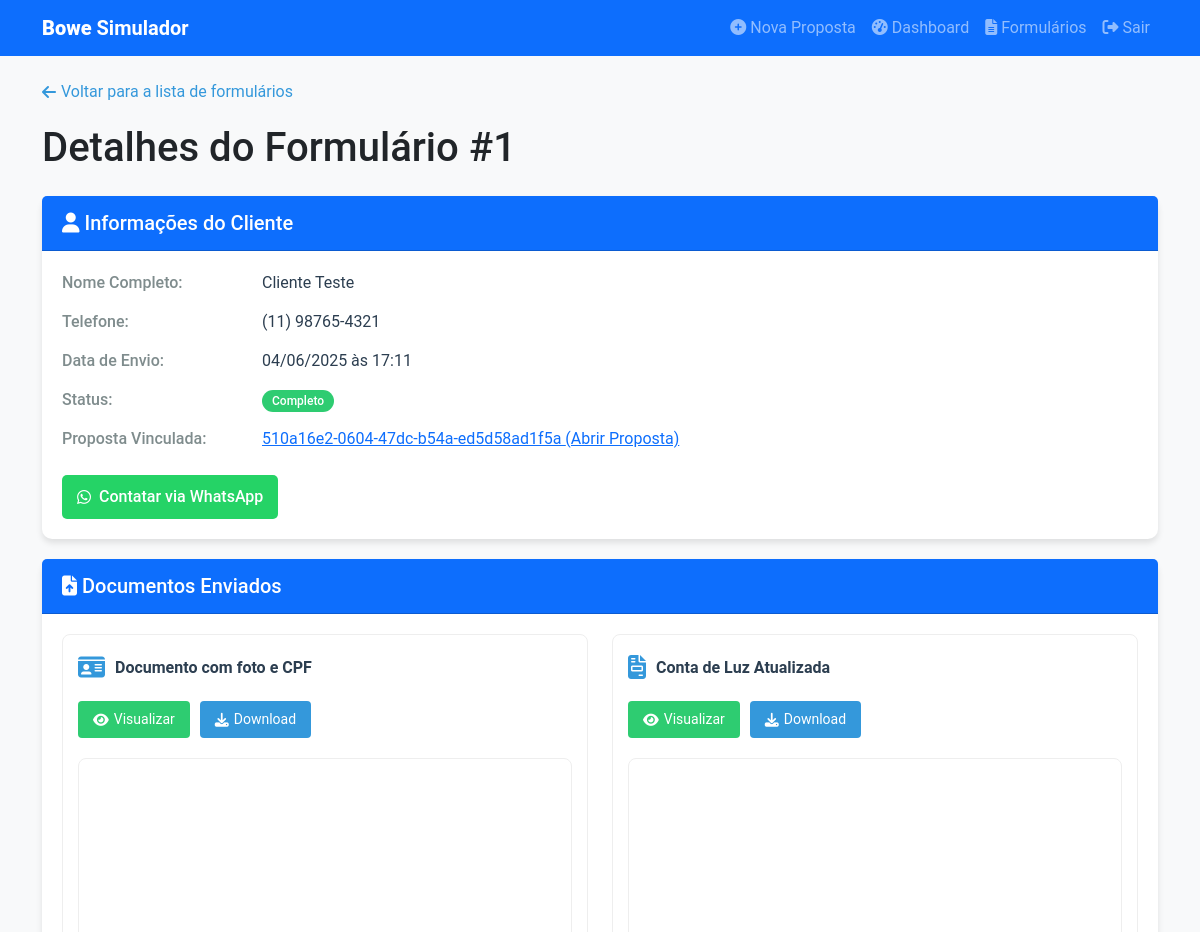
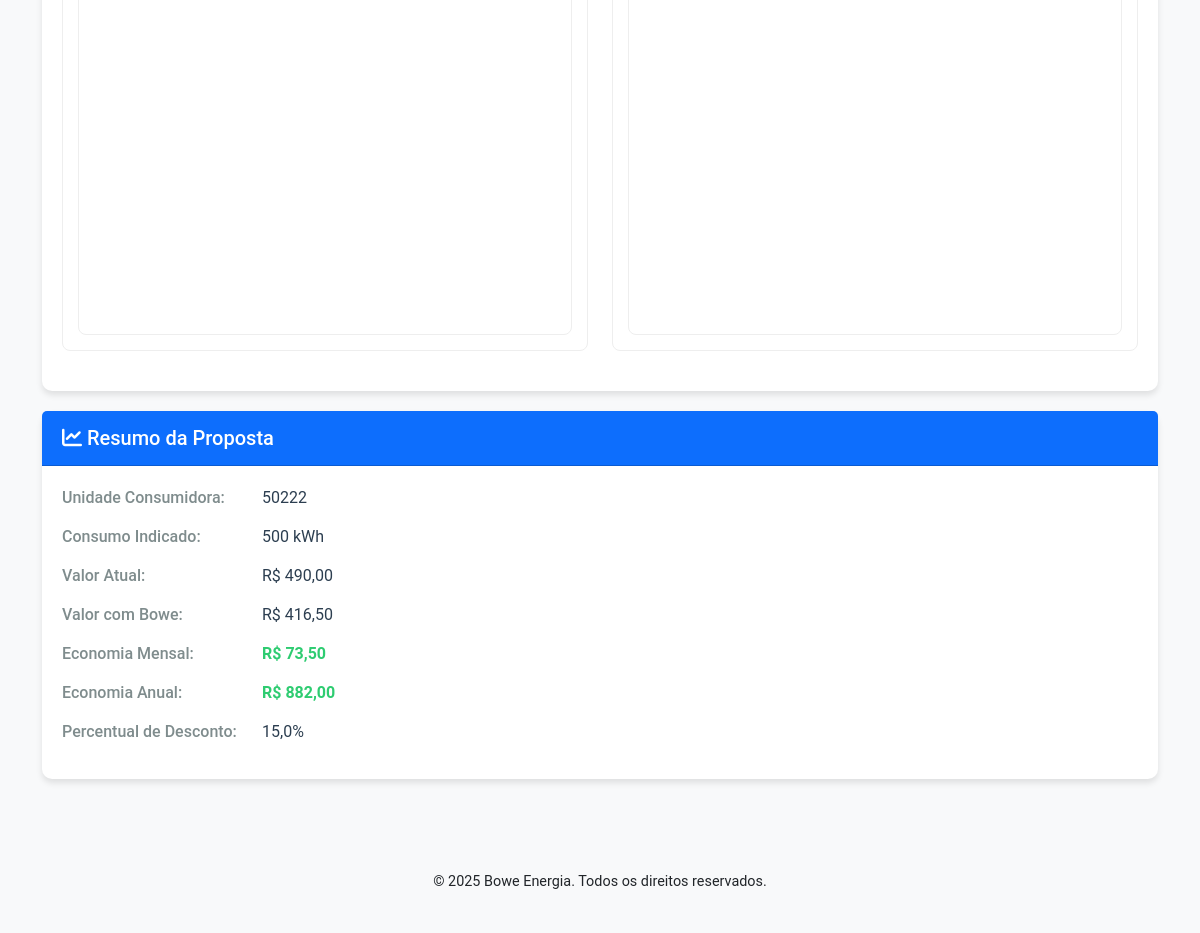
Screenshot of /admin/formulario/1 (signed in) with the database file from the repository (2 pictures, top to bottom).
### src/models/formulario.py (models this page shows, shortened)
class FormularioCliente(db.Model):
    __tablename__ = 'formularios_cliente'
    id = db.Column(db.Integer, primary_key=True)
    proposta_id = db.Column(db.Integer, db.ForeignKey('propostas.id'), nullable=False)
    data_submissao = db.Column(db.DateTime, default=datetime.utcnow)
    nome_completo = db.Column(db.String(150), nullable=False)
    telefone = db.Column(db.String(20), nullable=False)
    documento_filename = db.Column(db.String(255), nullable=False)
    conta_luz_filename = db.Column(db.String(255), nullable=False)
    proposta = db.relationship('Proposta', backref=db.backref('formulario', uselist=False))

### src/models/proposta.py (models this page shows, shortened)
class Proposta(db.Model):
    __tablename__ = 'propostas'
    id = db.Column(db.Integer, primary_key=True)
    id_publico = db.Column(db.String(36), unique=True, nullable=False)
    data_criacao = db.Column(db.DateTime, default=datetime.utcnow)
    status = db.Column(db.String(20), default='Pendente')
    nome_vendedor = db.Column(db.String(100), nullable=False, default="Bowe Energia")
    telefone_vendedor = db.Column(db.String(20), nullable=False, default="(00) 0000-0000")
    chave_pix = db.Column(db.String(100))
    cidade_indicador = db.Column(db.String(100))
    lider = db.Column(db.String(100))
    cpf_indicador = db.Column(db.String(14))
    nome_indicado = db.Column(db.String(100), nullable=False)
    telefone_indicado = db.Column(db.String(20))
    email_indicado = db.Column(db.String(100))
    unidade_consumidora = db.Column(db.String(20), nullable=False)
    consumo_indicado = db.Column(db.Float, nullable=False)
    tipo_rede = db.Column(db.String(20), nullable=False)
    mes_atual = db.Column(db.String(20), nullable=False)
    taxa_concessionaria = db.Column(db.Float, nullable=False)
    taxa_bandeira = db.Column(db.Float, default=0)
    taxa_enersim = db.Column(db.Float)  # Mantido para compatibilidade
    percentual_desconto = db.Column(db.Float, nullable=False)  # Novo campo
    pagar_energisa = db.Column(db.Float, nullable=False)
    pagar_energisa_mais_bandeira = db.Column(db.Float, nullable=False)
    pagar_enersim = db.Column(db.Float, nullable=False)
    economia = db.Column(db.Float, nullable=False)
    economia_anual = db.Column(db.Float, nullable=False)
    porcentagem_economia = db.Column(db.Float, nullable=False)
    modelo_contrato = db.Column(db.String(100))

### src/routes/formulario.py (the view)
@formulario_bp.route('/admin/formulario/<int:id>')
def admin_formulario_detalhe(id):
    if 'logged_in' not in session:
        flash('Acesso restrito. Por favor, faça login.', 'error')
        return redirect(url_for('dashboard.login'))
    formulario = FormularioCliente.query.get_or_404(id)
    return render_template('admin_formulario_detalhe.html', formulario=formulario)

### src/templates/admin_formulario_detalhe.html (shortened to what this page needs)
{% extends "base.html" %}
{% block content %}
<div class="container mt-4">
    <div class="row">
        <div class="col-md-12">
            <a href="{{ url_for('formulario.admin_formularios') }}" class="back-link">
                <i class="fas fa-arrow-left"></i> Voltar para a lista de formulários
            </a>
            <h1 class="mb-4">Detalhes do Formulário #{{ formulario.id }}</h1>
            <div class="card">
                <div class="card-header bg-primary text-white">
                    <h5 class="mb-0"><i class="fas fa-user"></i> Informações do Cliente</h5>
                </div>
                <div class="detail-section">
                    <div class="detail-row">
                        <div class="detail-label">Nome Completo:</div>
                        <div class="detail-value">{{ formulario.nome_completo }}</div>
                    </div>
                    <div class="detail-row">
                        <div class="detail-label">Telefone:</div>
                        <div class="detail-value">{{ formulario.telefone }}</div>
                    </div>
                    <div class="detail-row">
                        <div class="detail-label">Data de Envio:</div>
                        <div class="detail-value">{{ formulario.data_submissao.strftime('%d/%m/%Y às %H:%M') }}</div>
                    </div>
                    <div class="detail-row">
                        <div class="detail-label">Status:</div>
                        <div class="detail-value">
                            <span class="badge badge-success">Completo</span>
                        </div>
                    </div>
                    <div class="detail-row">
                        <div class="detail-label">Proposta Vinculada:</div>
                        <div class="detail-value">
                            <a href="{{ url_for('proposta.visualizar', id_publico=formulario.proposta.id_publico) }}" target="_blank">
                                {{ formulario.proposta.id_publico }} (Abrir Proposta)
                            </a>
                        </div>
                    </div>
                    <div class="mt-4">
                        <a href="https://wa.me/55{{ formulario.telefone|replace('(', '')|replace(')', '')|replace('-', '')|replace(' ', '') }}" target="_blank" class="contact-btn contact-btn-whatsapp">
                            <i class="fab fa-whatsapp"></i> Contatar via WhatsApp
                        </a>
                    </div>
                </div>
            </div>
            <div class="card">
                <div class="card-header bg-primary text-white">
                    <h5 class="mb-0"><i class="fas fa-file-upload"></i> Documentos Enviados</h5>
                </div>
                <div class="detail-section">
                    <div class="row">
                        <div class="col-md-6">
                            <div class="document-card">
                                <div class="document-header">
                                    <div class="document-icon">
                                        <i class="fas fa-id-card"></i>
                                    </div>
                                    <div class="document-title">Documento com foto e CPF</div>
                                </div>
                                <div class="document-actions">
                                    <a href="{{ url_for('formulario.view_file', tipo='documentos', filename=formulario.documento_filename) }}" target="_blank" class="btn-download btn-view-doc">
                                        <i class="fas fa-eye"></i> Visualizar
                                    </a>
                                    <a href="{{ url_for('formulario.download_file', tipo='documentos', filename=formulario.documento_filename) }}" class="btn-download">
                                        <i class="fas fa-download"></i> Download
                                    </a>
                                </div>
                                {% set ext = formulario.documento_filename.split('.')[-1].lower() %}
                                {% if ext in ['jpg', 'jpeg', 'png'] %}
                                <div class="document-preview">
                                    <img src="{{ url_for('formulario.view_file', tipo='documentos', filename=formulario.documento_filename) }}" alt="Documento com foto e CPF">
                                </div>
                                {% elif ext == 'pdf' %}
                                <div class="document-preview">
                                    <iframe src="{{ url_for('formulario.view_file', tipo='documentos', filename=formulario.documento_filename) }}"></iframe>
                                </div>
                                {% endif %}
                            </div>
                        </div>
                        <div class="col-md-6">
                            <div class="document-card">
                                <div class="document-header">
                                    <div class="document-icon">
                                        <i class="fas fa-file-invoice"></i>
                                    </div>
                                    <div class="document-title">Conta de Luz Atualizada</div>
                                </div>
                                <div class="document-actions">
                                    <a href="{{ url_for('formulario.view_file', tipo='contas_luz', filename=formulario.conta_luz_filename) }}" target="_blank" class="btn-download btn-view-doc">
                                        <i class="fas fa-eye"></i> Visualizar
                                    </a>
                                    <a href="{{ url_for('formulario.download_file', tipo='contas_luz', filename=formulario.conta_luz_filename) }}" class="btn-download">
                                        <i class="fas fa-download"></i> Download
                                    </a>
                                </div>
                                {% set ext = formulario.conta_luz_filename.split('.')[-1].lower() %}
                                {% if ext in ['jpg', 'jpeg', 'png'] %}
                                <div class="document-preview">
                                    <img src="{{ url_for('formulario.view_file', tipo='contas_luz', filename=formulario.conta_luz_filename) }}" alt="Conta de Luz Atualizada">
                                </div>
                                {% elif ext == 'pdf' %}
                                <div class="document-preview">
                                    <iframe src="{{ url_for('formulario.view_file', tipo='contas_luz', filename=formulario.conta_luz_filename) }}"></iframe>
                                </div>
                                {% endif %}
                            </div>
                        </div>
                    </div>
                </div>
            </div>
            <div class="card">
                <div class="card-header bg-primary text-white">
                    <h5 class="mb-0"><i class="fas fa-chart-line"></i> Resumo da Proposta</h5>
                </div>
                <div class="detail-section">
                    <div class="detail-row">
                        <div class="detail-label">Unidade Consumidora:</div>
                        <div class="detail-value">{{ formulario.proposta.unidade_consumidora }}</div>
                    </div>
                    <div class="detail-row">
                        <div class="detail-label">Consumo Indicado:</div>
                        <div class="detail-value">{{ "{:,.0f}".format(formulario.proposta.consumo_indicado|int).replace(',', '.') }} kWh</div>
                    </div>
                    <div class="detail-row">
                        <div class="detail-label">Valor Atual:</div>
                        <div class="detail-value">R$ {{ "{:,.2f}".format(formulario.proposta.pagar_energisa_mais_bandeira).replace(',', '.').replace('.', ',') }}</div>
                    </div>
                    <div class="detail-row">
                        <div class="detail-label">Valor com Bowe:</div>
                        <div class="detail-value">R$ {{ "{:,.2f}".format(formulario.proposta.pagar_enersim).replace(',', '.').replace('.', ',') }}</div>
                    </div>
                    <div class="detail-row">
                        <div class="detail-label">Economia Mensal:</div>
                        <div class="detail-value" style="color: #2ecc71; font-weight: 600;">
                            R$ {{ "{:,.2f}".format(formulario.proposta.economia).replace(',', '.').replace('.', ',') }}
                        </div>
                    </div>
                    <div class="detail-row">
                        <div class="detail-label">Economia Anual:</div>
                        <div class="detail-value" style="color: #2ecc71; font-weight: 600;">
                            R$ {{ "{:,.2f}".format(formulario.proposta.economia_anual).replace(',', '.').replace('.', ',') }}
                        </div>
                    </div>
                    <div class="detail-row">
                        <div class="detail-label">Percentual de Desconto:</div>
                        <div class="detail-value">{{ "{:.1f}".format(formulario.proposta.percentual_desconto).replace('.', ',') }}%</div>
                    </div>
                </div>
            </div>
        </div>
    </div>
</div>
{% endblock %}

### src/static/css/style.css (style rules this page uses)
body { font-family: 'Roboto', sans-serif; background-color: #f8f9fa; }
.card { border: none; box-shadow: 0 0.125rem 0.25rem rgba(0, 0, 0, 0.075); margin-bottom: 1.5rem; }
.card-header { font-weight: 600; }
.badge { font-weight: 500; padding: 0.4em 0.6em; }

### src/static/css/custom.css (style rules this page uses)
main, .container, .row, .col-md-12 { overflow-x: visible; }

### src/templates/admin_formulario_detalhe.html (style rules this page uses)
.card { border-radius: 10px; box-shadow: 0 4px 6px rgba(0,0,0,0.1); margin-bottom: 20px; }
.card-header { border-radius: 10px 10px 0 0; padding: 15px 20px; }
.detail-section { padding: 20px; }
.detail-row { display: flex; margin-bottom: 15px; }
.detail-label { flex: 0 0 200px; font-weight: 500; color: #7f8c8d; }
.detail-value { flex: 1; color: #2c3e50; }
.document-preview { margin-top: 20px; border: 1px solid #eee; border-radius: 8px; overflow: hidden; }
.document-preview iframe { width: 100%; height: 500px; border: none; }
.document-card { border: 1px solid #eee; border-radius: 8px; padding: 15px; margin-bottom: 20px; }
.document-header { display: flex; align-items: center; margin-bottom: 15px; }
.document-icon { font-size: 24px; margin-right: 10px; color: #3498db; }
.document-title { font-size: 16px; font-weight: 600; color: #2c3e50; }
.document-actions { display: flex; gap: 10px; }
.btn-download { background-color: #3498db; color: white; border: none; border-radius: 4px; padding: 8px 15px; font-size: 14px; cursor: pointer; text-decoration: none; display: inline-flex; align-items: center; }
.btn-download i { margin-right: 5px; }
.btn-view-doc { background-color: #2ecc71; color: white; }
.badge { padding: 5px 10px; border-radius: 30px; font-weight: 500; font-size: 12px; display: inline-block; }
.badge-success { background-color: #2ecc71; color: white; }
.contact-btn { display: inline-flex; align-items: center; padding: 10px 15px; border-radius: 5px; color: white; text-decoration: none; margin-right: 10px; font-weight: 500; }
.contact-btn i { margin-right: 8px; }
.contact-btn-whatsapp { background-color: #25d366; }
.back-link { display: inline-flex; align-items: center; color: #3498db; margin-bottom: 20px; text-decoration: none; }
.back-link i { margin-right: 5px; }

### rows the page displays
FormularioCliente: id "1", nome_completo "Cliente Teste", telefone "(11) 98765-4321", data_submissao "04/06/2025 às 17:11"
Proposta: proposta.id_publico "510a16e2-0604-47dc-b54a-ed5d58ad1f5a", proposta.unidade_consumidora "50222", consumo_indicado "500", pagar_energisa_mais_bandeira "490,00", pagar_enersim "416,50", economia "73,50", economia_anual "882,00", percentual_desconto "15,0"
